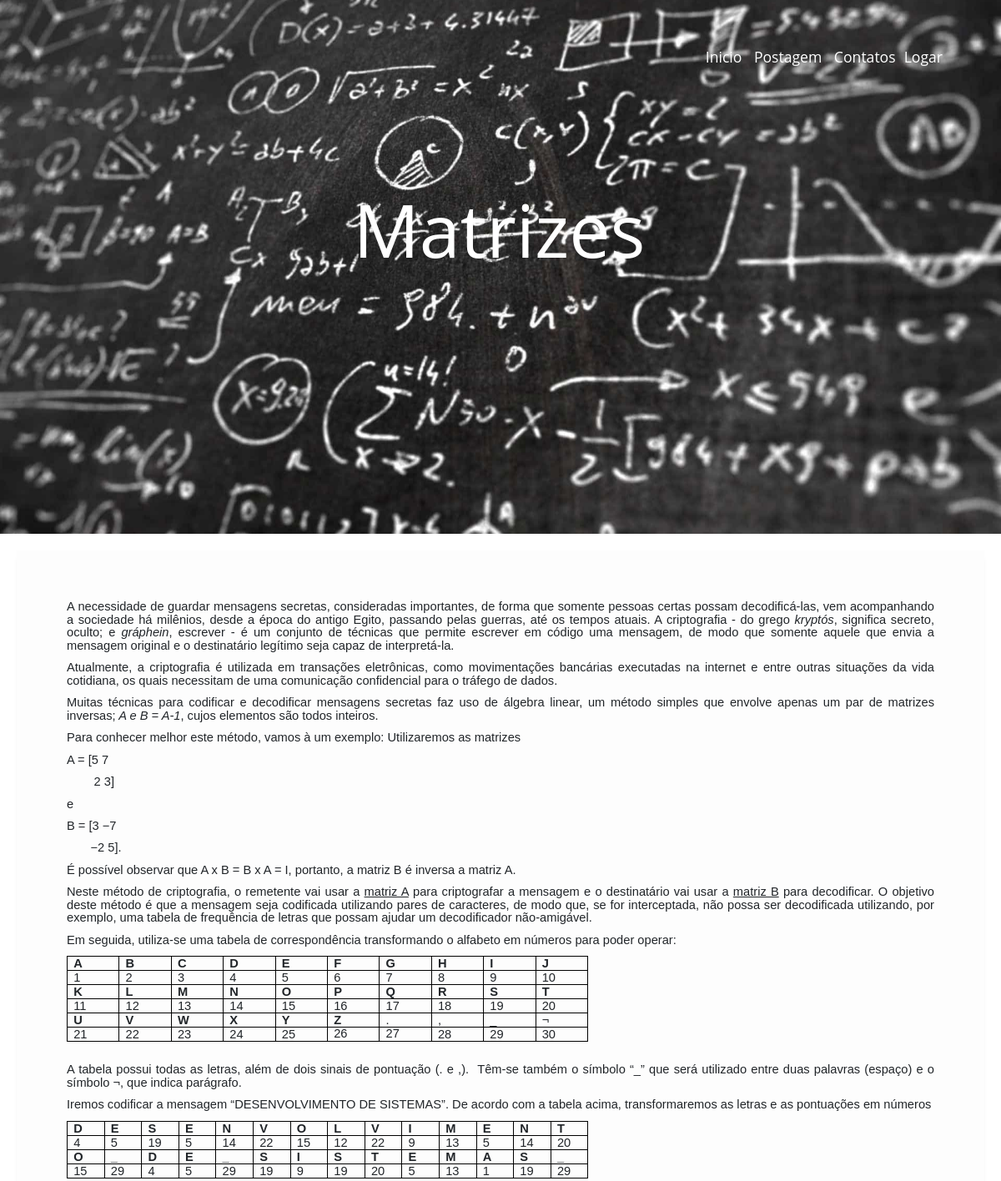
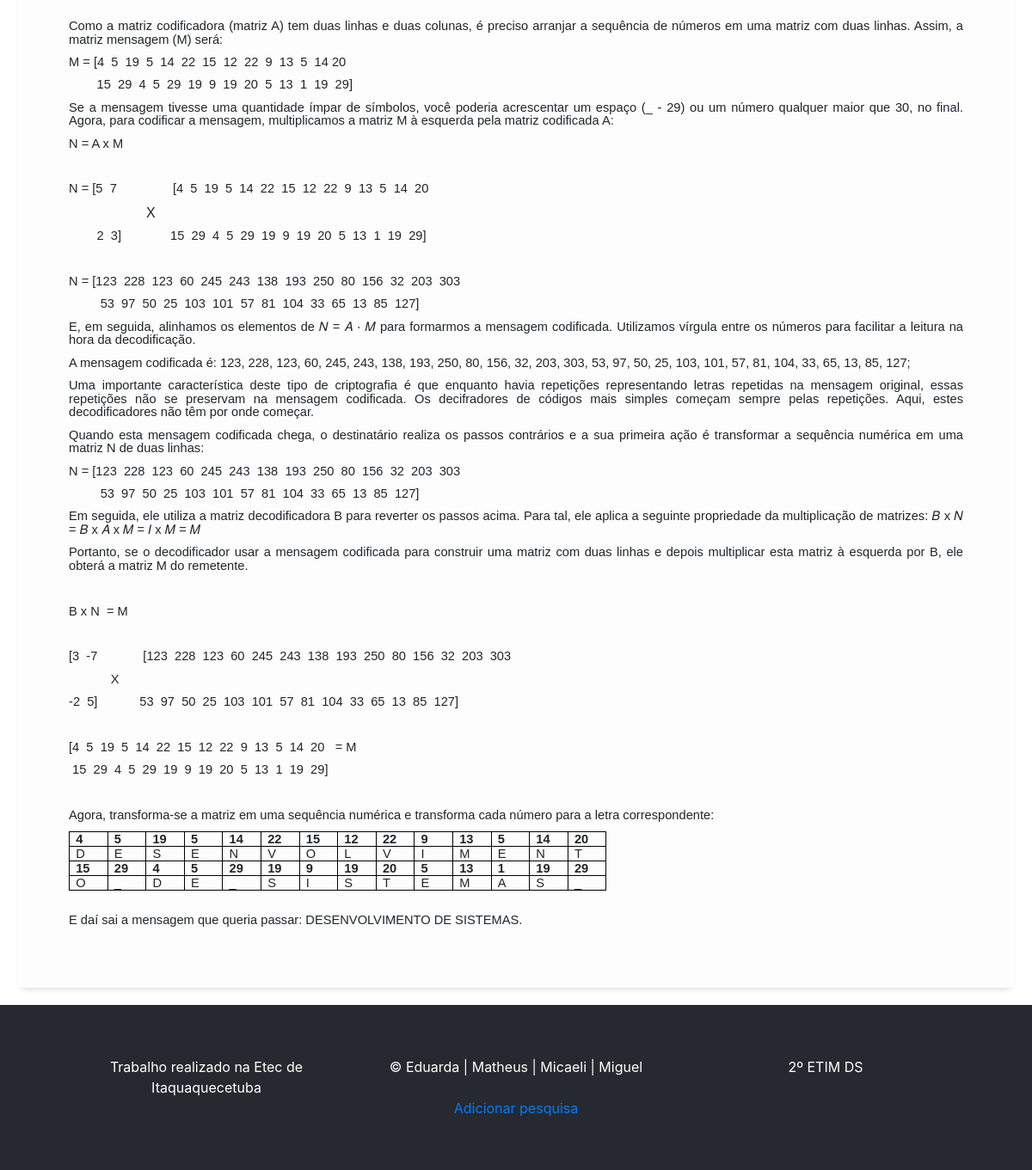
The page /postagens.php?id=1 on the database its author committed (2 pictures, top to bottom).
### tables this page shows
CREATE TABLE `postagens` (
  `id_postagem` int(11) NOT NULL,
  `imagem` varchar(40) NOT NULL,
  `pesquisa` text NOT NULL,
  `autor` int(11) NOT NULL,
  `titulo` varchar(30) NOT NULL,
  `materia` int(11) NOT NULL,
  `descricao` varchar(150) NOT NULL,
  `tema` varchar(50) NOT NULL
);

### postagens.php (the view, shortened to what this page needs)
<?php
    require_once "conexao.php";
    $id = $_GET['id'];
?>
<!DOCTYPE html>
<html lang="pt-br">
<head>
</head>
<body>
     <link rel="stylesheet" type="text/css" href="css/bootstrap.min.css">
     <link rel="stylesheet" type="text/css" href="estilos/stylepost.css">
   <header>
         <?php
        echo " <div class='img_top'>
            <nav class='menu_top'>
             <ul>
                <a href='index.php'>    <li>  Inicio     </li> </a>
                <a href='#meio'>     <li>  Postagem </li> </a>
                <a href='#footer'>   <li>  Contatos  </li> </a>";
                if(!isset($_SESSION['nome'])){
               echo "<a href='login.php'> <li>  Logar     </li> </a>";
                }else{
                    echo "<a href='logout.php'> <li>  Deslogar     </li> </a>";
                }?>
             </ul>
                <?php
                     $query = "SELECT id_postagem,tema FROM postagens WHERE id_postagem = '$id'";
                     $executa = mysqli_query($conexao,$query);
                     $dados=mysqli_fetch_array($executa);
                     echo "<div id='teste'><a>$dados[tema]</a></div>";
                ?>
            </nav>
        </div>
    </header>
   <div class="meio" id="meio">
                <?php
            $query = "SELECT id_postagem,pesquisa FROM postagens WHERE id_postagem = '$id'";
            $executa = mysqli_query($conexao,$query);
            $dados=mysqli_fetch_array($executa);
            echo "<div id='texto'>$dados[pesquisa]</div>";
        ?>
   </div>
            <footer class="footer" id="footer">
         <div class="container-fluid">
            <div class="row">
                <aside class="col-md-4 text-center">Trabalho realizado na Etec de Itaquaquecetuba</aside>
                <aside class="col-md-4 text-center"><p>&copy; Eduarda | Matheus | Micaeli | Miguel</p></aside>
                <aside class="col-md-4 text-center"><p>2º ETIM DS</p></aside>
                <aside class="col-md-12 text-center"><a href="cadastro_pesquisa.php"> Adicionar pesquisa</a></aside>
            </div>
         </div>
    </footer>
</body>
</html>

### estilos/stylepost.css (style rules this page uses)
html,body { width: 100%; height:100%; scroll-behavior: smooth; }
header { width: auto; height: 80vh; background-color: black; }
#teste { color: #ffffff; font-family: 'Open Sans', Arial, sans-serif;; font-size: 10vh; text-align: center; position: relative; text-decoration:none; text-align: center; padding-top: 5%; padding-bottom: 5%; padding-left: 5%; }
.menu_top { text-align: end; padding-right: 5%; }
.menu_top li { padding-right: 10px; }
.menu_top a { color: #ffffff; font-family: 'Open Sans', Arial, sans-serif;; font-size: 110%; text-align: center; position: relative; display: inline-block; text-decoration:none; margin-top: 5%; list-style-type: none; z-index: 10; }
.meio { background-color: #FDFDFD; width: auto; height: auto; margin: 20px; padding: 5%; box-shadow: 0 5px 8px -5px rgba(0,0,0,.2); font-family: Arial, Helvetica, sans-serif; font-size: 15px; text-align: justify; }
footer { background-color: rgb(38 41 47); color: #ffffff; height: auto; width: auto; position: relative; bottom:0; padding: 5%; }

### rows shown on the page
postagens: tema "Matrizes", pesquisa "A necessidade de guardar mensagens secretas, consideradas importantes, de forma que somente pessoas certas possam decodificá-las, vem acompanhando a sociedade há milênios, desde a época do antigo Egito, passando pelas guerras, até os tempos atuais. A criptografia - do grego kryptós , significa secreto, oculto; e gráphein , escrever - é um conjunto de técnicas que permite escrever em código uma mensagem, de modo que somente aquele que envia a mensagem original e o destinatário legítimo seja capaz de interpretá-la. Atualmente, a criptografia é utilizada em transações eletrônicas, como movimentações bancárias executadas na internet e entre outras situações da vida cotidiana, os quais…"
